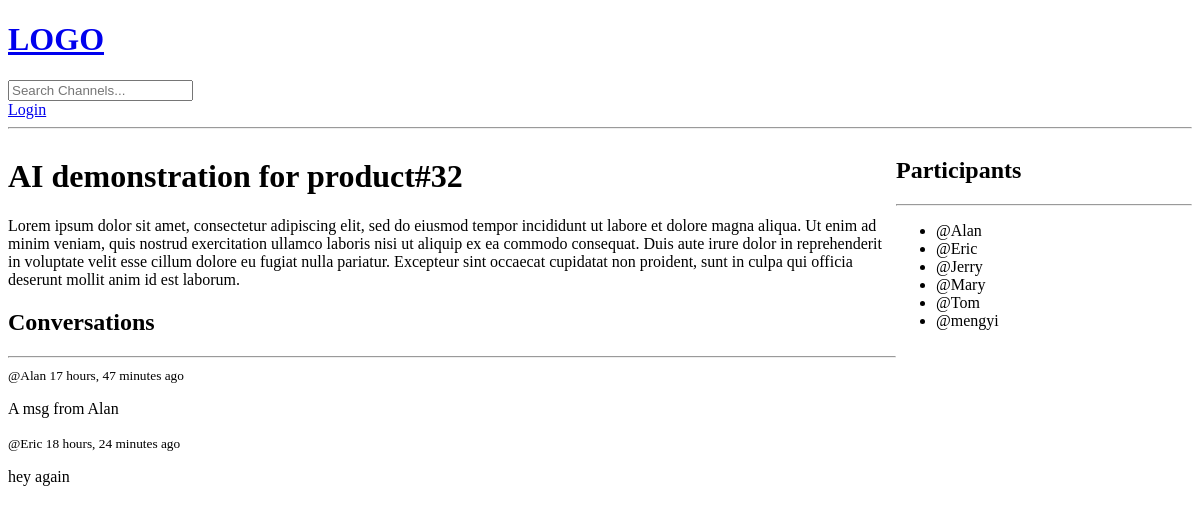
The app's page /channel/9/, older data.
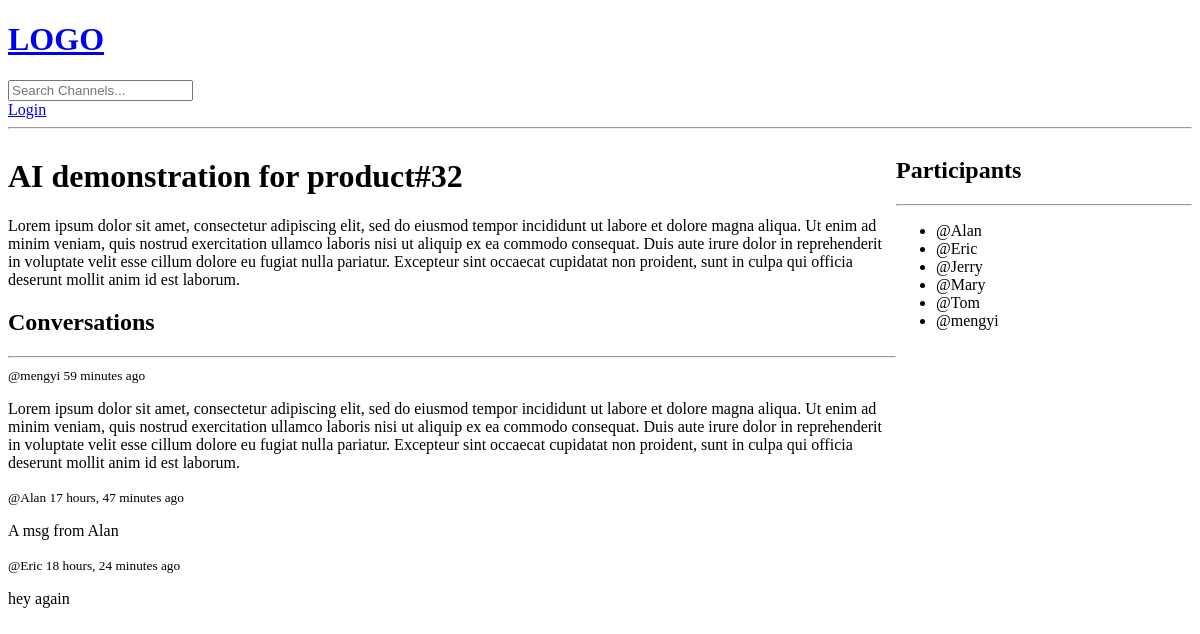
The same page, newer data.
### core/models.py (models this page shows, shortened)
class Message(models.Model):
    user = models.ForeignKey('auth.User', on_delete=models.CASCADE)
    channel = models.ForeignKey(Channel, on_delete=models.CASCADE)
    body = models.TextField()
    updated = models.DateTimeField(auto_now=True)
    created = models.DateTimeField(auto_now_add=True)
    class Meta:
        ordering = ['-updated', '-created']

### core/views.py (the view, shortened to what this page needs)
# urls.py: path('channel/<str:pk>/', views.channel, name='channel'),
def channel(request, pk):
    channel = Channel.objects.get(id=pk)
    channel_messages = channel.message_set.all()
    participants = channel.participants.all().order_by('username')
    context = {
        'channel': channel, 'channel_messages': channel_messages.order_by('-created'), 'participants': participants
    }
    return render(request, 'core/channel.html', context)

### core/templates/core/channel.html (shortened to what this page needs)
{% extends "main.html" %}
{% block content %}
<div class="channel-wrapper">
    <div>
        <h1>{{channel.name}}</h1>
        <p>{{channel.description}}</p>
        <div class="comment-warpper">
            <h2>Conversations</h2>
            <hr>
            {% for message in channel_messages %}
            <div>
                <small>@{{ message.user }} {{ message.created|timesince }} ago</small>
                <p> {{ message.body }}</p>
            </div>
            {% endfor %}
        </div>
    </div>
    <div>
        <h2>Participants</h2>
        <hr>
        <ul>
            {% for participant in participants %}
            <li>@{{ participant.username }}</li>
            {% endfor %}
    </div>
</div>
{% endblock content %}

Row changes from the older to the newer data that the page shows:
added Message: user "mengyi", created "59 minutes", body "Lorem ipsum dolor sit amet, consectetur adipiscing elit, sed do eiusmod tempor incididunt ut labore et dolore magna aliqua. Ut enim ad minim veniam, quis nostrud exercitation ullamco laboris nisi ut aliquip ex ea commodo consequat. Duis aute irure dolor in reprehenderit in voluptate velit esse cillum dolore eu fugiat nulla pariatur. Excepteur sint occaecat cupidatat non proident, sunt in culpa qui officia deserunt mollit anim id est laborum."
